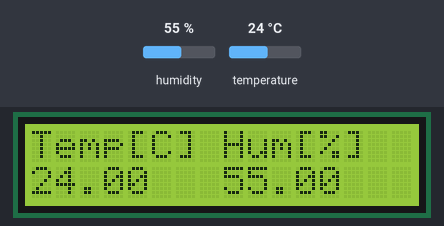
Recording of a sketch running on a simulated Arduino Uno, built with avr-gcc and run on an emulated ATmega328P. Shown: 16×2 character LCD. The inputs (shaded band) are chosen by the test bench; at power-on: humidity 55 %, temperature 24 °C. What the sketch prints to the serial monitor is not drawn.

Above: at 1.2 s.
1.3 s: humidity set to 22 %
At 3.2 s:
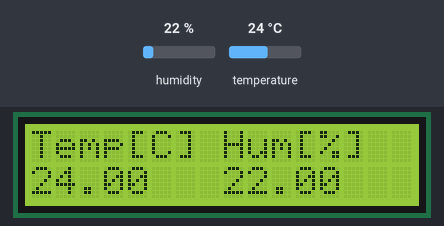
4.1 s: temperature set to 12 °C
At 5.7 s:
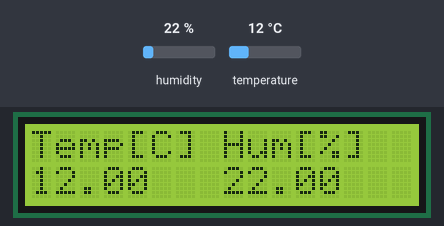
6.9 s: humidity set to 40 %
At 9.5 s:
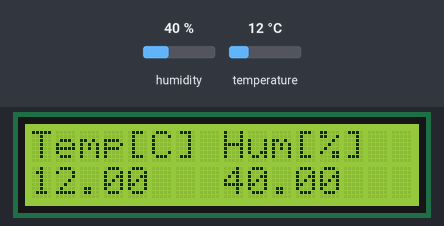
10.0 s: temperature set to 19 °C
At 11.9 s:
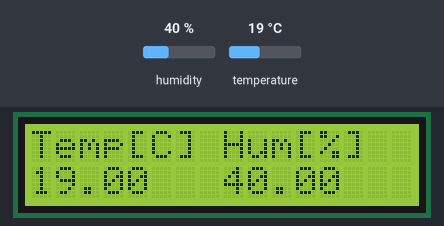
Timing chart, 0 to 13.4 s (numbered marks = the images above; inputs shaded):
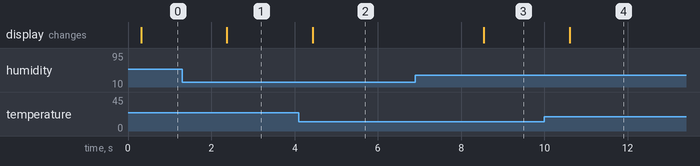

Measured:
- after the input at 1.3 s, the display: changes after 1.1 s (image 1)
- after the input at 4.1 s, the display: changes after 0.33 s (image 2)
- after the input at 6.9 s, the display: changes after 1.6 s (image 3)
- after the input at 10.0 s, the display: changes after 0.61 s (image 4)

The sketch:

sensHumidity_DHT11.ino
```cpp
/*****************************************************
 * name:Humiture Detection
 * function:you can see the current value of humidity and temperature displayed on the I2C LCD1602.
 ******************************************************/
//Email:support@sunfounder.com
//Website:www.sunfounder.com

//include the libraries
#include <DHT.h>
#include <LiquidCrystal_I2C.h>
#include <Wire.h>
//#include <string.h>
LiquidCrystal_I2C lcd(0x27,16,2);  // set the LCD address to 0x27 for a 16 chars and 2 line display


#define DHTPIN 3     // Digital pin connected to the DHT sensor
#define DHTTYPE DHT11   // DHT 11

DHT dht(DHTPIN, DHTTYPE);//Initialize DHT sensor.

void setup()
{
  Serial.begin(9600);//initialize the serial
  lcd.init();  //initialize the lcd
  lcd.backlight();  //open the backlight

  dht.begin();
}

void loop()
{
  // READ DATA
  //Serial.println("DHT11:");

  // Wait a few seconds between measurements.
  delay(200);

  // Reading temperature or humidity takes about 250 milliseconds!
  // Sensor readings may also be up to 2 seconds 'old' (its a very slow sensor)
  float h = dht.readHumidity();
  // Read temperature as Celsius (the default)
  float t = dht.readTemperature();
  // Read temperature as Fahrenheit (isFahrenheit = true)
  float f = dht.readTemperature(true);

  // Check if any reads failed and exit early (to try again).
  if (isnan(h) || isnan(t) || isnan(f)) {
    Serial.println(F("Failed to read from DHT sensor!"));
    return;
  }

  // Compute heat index in Fahrenheit (the default)
  float hif = dht.computeHeatIndex(f, h);
  // Compute heat index in Celsius (isFahreheit = false)
  float hic = dht.computeHeatIndex(t, h, false);

  // LCD DISPLAY DATA
  lcd.setCursor(0, 0);
  lcd.print("Temp[C] Hum[%]");
  lcd.setCursor(0, 1);
  lcd.print(t,2); //print the temperature on lcd
  lcd.setCursor(8, 1);
  lcd.print(h,2);


  //SERIAL PRINT
//  Serial.print(F("Humidity: "));
  Serial.println(h);
//  Serial.print(F("%  Temperature: "));
  Serial.println(t);
//  Serial.print(F("°C "));
//  Serial.print(f);
//  Serial.print(F("°F  Heat index: "));
//  Serial.print(hic);
//  Serial.print(F("°C "));
//  Serial.print(hif);
//  Serial.println(F("°F"));
}
```
